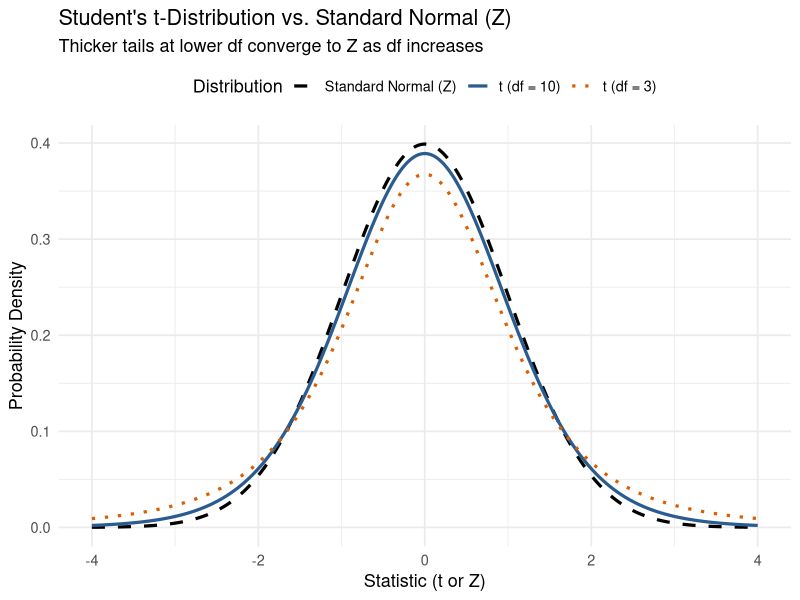

Here is the R script that generated this plot:
## ---- chunk 1
knitr::opts_chunk$set(echo = FALSE, message = FALSE, warning = FALSE)
library(ggplot2)
## ---- chunk 2
# Visualizing Convergence and Tail Thickness
x_vals <- seq(-4, 4, length.out = 400)
df_data <- data.frame(
  x = rep(x_vals, 3),
  Density = c(dnorm(x_vals), dt(x_vals, df = 3), dt(x_vals, df = 10)),
  Distribution = factor(rep(c("Standard Normal (Z)", "t (df = 3)", "t (df = 10)"), 
                            each = 400),
                        levels = c("Standard Normal (Z)", "t (df = 10)", "t (df = 3)"))
)

ggplot(df_data, aes(x = x, y = Density, color = Distribution, linetype = Distribution)) +
  geom_line(size = 1.1) +
  scale_color_manual(values = c("black", "#2B5C8F", "#D95F02")) +
  scale_linetype_manual(values = c("dashed", "solid", "dotted")) +
  theme_minimal(base_size = 13) +
  labs(
    title = "Student's t-Distribution vs. Standard Normal (Z)",
    subtitle = "Thicker tails at lower df converge to Z as df increases",
    x = "Statistic (t or Z)",
    y = "Probability Density"
  ) +
  theme(legend.position = "top")
